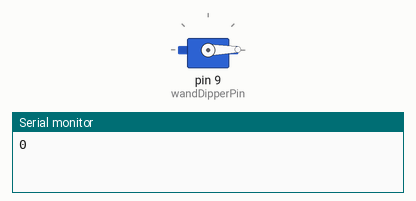
Recording of a sketch running on a simulated Arduino Uno, built with avr-gcc and run on an emulated ATmega328P. On the bench: servo, the last lines printed to the serial monitor.

Above: at 0.05 s.
At 2.85 s:
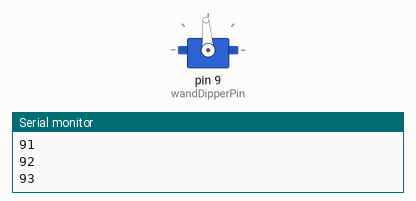
At 5.65 s:
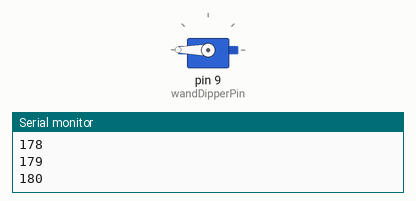
At 11.3 s:
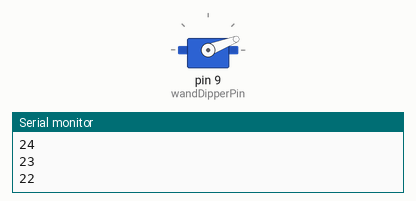
Timing chart, 0 to 15.5 s (numbered marks = the images above):
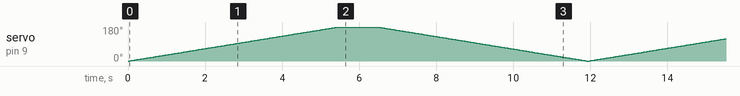

The sketch:

volcano.ino
```cpp
#include <Servo.h>

Servo wandDipper;  // name our servo
//Servo fanBlower; //name of motor that spins fan

int wandDipperPos = 0;  // initialize variable for wandDipper's position
//int fanBlowerPos = 0; // initialize variable for fanBlower's position
int wandDipperPin = 9; // wandDipper's wire on 'duino
//int fanBlowerPin = 11; // fanBlower's wire on 'duino
int delayTimeInc = 30; //delay time for each move of one degree in ms
int delayTimeEnd = 1000; // delay time once servo reaches 180 degrees to allow time for bubbles to be blown


void setup() {
  Serial.begin(9600);
  wandDipper.attach(wandDipperPin);  // attaches
  //fanBlower.attach(fanBlowerPin);
}

void loop() {
  // wandDipper stuff
  for (wandDipperPos = 0; wandDipperPos <= 180; wandDipperPos += 1) { // servo rotates from 0 to 180 degrees in increments of one degree
    wandDipper.write(wandDipperPos);              // servo will move to wandDipperPosition specified by variable wandDipperPos
    delay(delayTimeInc);                       // waits for the servo to reach the wandDipperPosition
    Serial.println(wandDipperPos);
  }

  delay(delayTimeEnd); //wait for bubbles to be blown by fan

  for (wandDipperPos = 180; wandDipperPos >= 0; wandDipperPos -= 1) { // servo rotates from 180 to 0 degrees in increments of one degree
    wandDipper.write(wandDipperPos);              // servo will move to wandDipperPosition specified by variable wandDipperPos
    delay(delayTimeInc);                       // waits for the servo to reach the wandDipperPosition
    Serial.println(wandDipperPos);
  }

  //fanBlower stuff
 // fanBlower.write(180);

}
```
